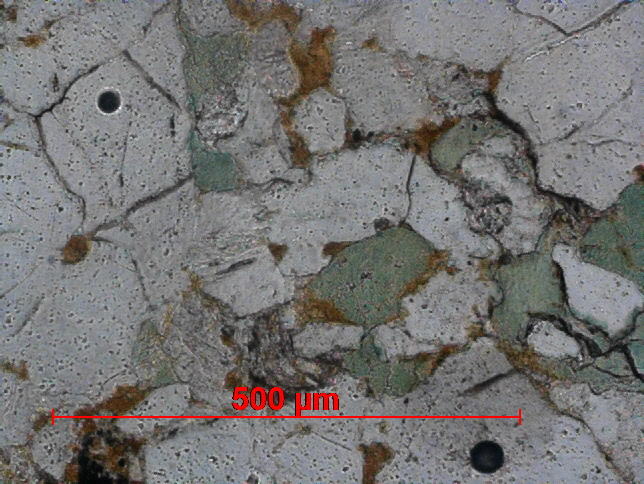
%> input picture dane/skala_20.jpg, 644 x 484 px
$ octave sandstone.m   (GNU Octave 9; MATLAB toolbox functions it lacks are replaced by stand-ins)
%> lines starting %> are read from the running program, lines starting %| are printed output that depends on the picture; in (x1, y1, x2, y2) boxes, pixels count from 0 and x2, y2 are one past the last pixel; in counts of white or black regions, pixels touching at a corner belong together; the program's own positions count from 1; long printed decimals are rounded
close all; clear; clc;

skala=imread("dane/skala_20.jpg");
%> skala is the input picture: size 484x644x3 uint8; mean R, G, B 117, 115.5, 114.5
% 500 mikrometrów - 467 pikseli
% 1 piksel - 500/467 mikrometrów
% 1 piksel = (500/467)*0.001 milimetrów
disp('Obliczone powierzchnie: ');

% GLAUKONIT

%wczytanie obrazu
n1 = imread("dane/1n_00.bmp");
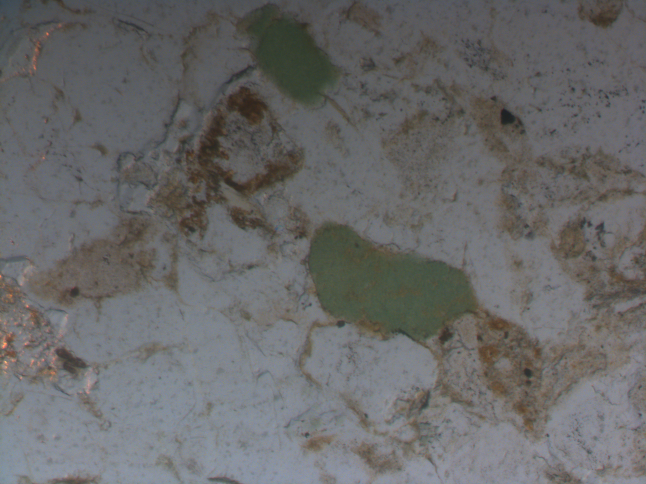
%> input picture dane/1n_00.bmp, 1292 x 968 px (shown at 1/2 size)
%> n1 is the input picture: size 968x1292x3 uint8; mean R, G, B 104.3, 104.3, 104.4

subplot(231); imshow(n1);

%binaryzacja
gl_bin_tmp = (n1(:,:,1)>37) & (n1(:,:,1)<90) & (n1(:,:,2)>52) & (n1(:,:,2)<100) & (n1(:,:,3)>40) & (n1(:,:,3)<80);
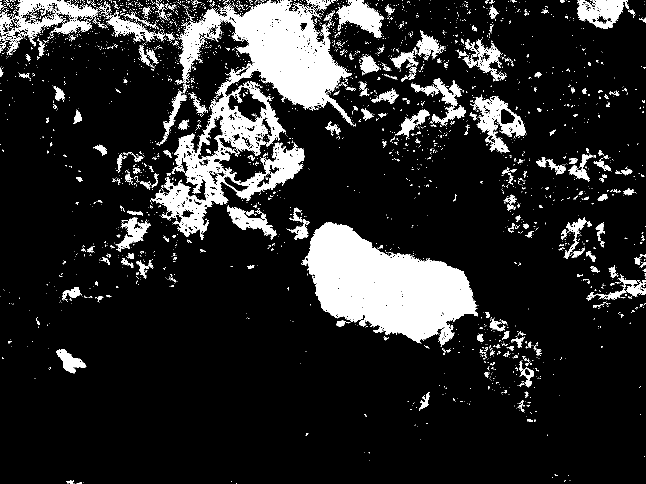
%> gl_bin_tmp: size 968x1292 logical (shown at 1/2 size); 14.1% white; 3871 white regions (3580 under 20 px), largest, box (x1, y1, x2, y2) and area: (300, 0, 706, 479) 60015, (602, 444, 956, 694) 48292, (30, 0, 196, 93) 5425
gl_bin_tmp1 = (n1(:,:,1)<n1(:,:,2)) & (n1(:,:,3)<n1(:,:,2));
%> gl_bin_tmp1: size 968x1292 logical; 19.5% white; 34056 white regions (32727 under 20 px), largest, box (x1, y1, x2, y2) and area: (617, 440, 951, 688) 43302, (482, 8, 688, 234) 21821, (452, 130, 517, 176) 583
gl_bin = gl_bin_tmp & gl_bin_tmp1;
%> gl_bin: size 968x1292 logical; 6.6% white; 5457 white regions (5326 under 20 px), largest, box (x1, y1, x2, y2) and area: (617, 444, 951, 684) 41154, (482, 8, 687, 220) 20319, (452, 130, 517, 172) 384

%przekształcenia morfologiczne
med = medfilt2(gl_bin, [5 5]);
%> med: size 968x1292 logical; 5.4% white; 228 white regions (189 under 20 px), largest, box (x1, y1, x2, y2) and area: (618, 445, 949, 680) 43626, (483, 9, 684, 216) 21548, (453, 145, 499, 171) 266
closed = imclose(med, strel("disk", 8));
%> closed: size 968x1292 logical; 5.8% white; 144 white regions (103 under 20 px), largest, box (x1, y1, x2, y2) and area: (612, 445, 949, 680) 46200, (447, 9, 696, 216) 23378, (36, 0, 109, 41) 708
opened = imopen(closed, strel("disk", 15));
%> opened: size 968x1292 logical; 5.4% white; 2 white regions, box (x1, y1, x2, y2) and area: (617, 448, 947, 679) 45754, (497, 11, 683, 213) 22297
eroded = imerode(opened, strel("disk", 3));
%> eroded: size 968x1292 logical; 5.2% white; 2 white regions, box (x1, y1, x2, y2) and area: (619, 450, 945, 677) 43780, (499, 13, 681, 211) 21006
glaukonit = bwareaopen(eroded,500);

%obliczenie powierzchni
pow_glaukonit = sum(glaukonit(:)) * ((500/467)*0.001)^2;
%> pow_glaukonit = 0.0743
disp(['1. Glaukonit: ', num2str(pow_glaukonit), ' mm2.']);
%| 1. Glaukonit: 0.07427 mm2.

%wyswietlenie konturu
boundary_glaukonit = bwperim(glaukonit, 8);
%> boundary_glaukonit: size 968x1292 logical; 0.15% white in thin lines or dots, all inside (x1, y1, x2, y2) = (499, 13, 945, 677)
boundary_glaukonit = imdilate(boundary_glaukonit, strel('disk', 2));
%> boundary_glaukonit: size 968x1292 logical; 0.58% white; 2 white regions, box (x1, y1, x2, y2) and area: (617, 448, 947, 679) 4394, (497, 11, 683, 213) 2802
subplot(233); imshow(imoverlay(n1, boundary_glaukonit, 'green'));


% WEGLANY

%wczytanie obrazów
nx1 = imread("dane/xn_00.bmp");
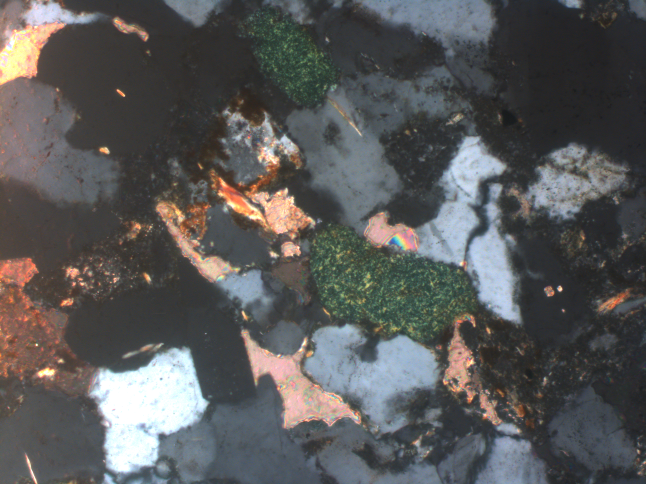
%> input picture dane/xn_00.bmp, 1292 x 968 px (shown at 1/2 size)
%> nx1 is the input picture: size 968x1292x3 uint8; mean R, G, B 89.4, 89.4, 89.4
nx2 = imread("dane/xn_210.bmp");
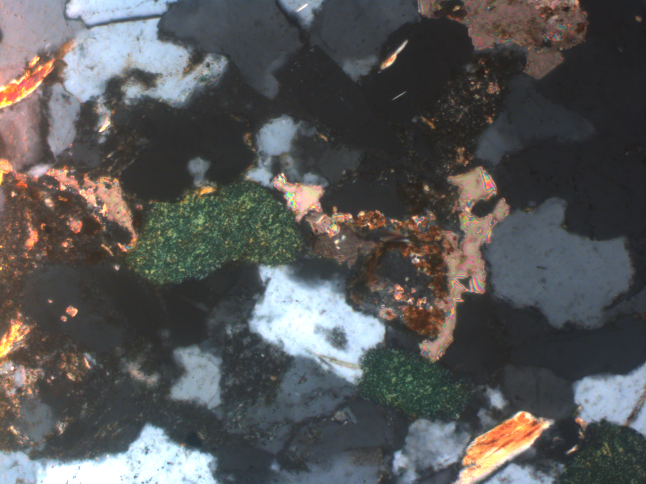
%> input picture dane/xn_210.bmp, 1292 x 968 px (shown at 1/2 size)
%> nx2 is the input picture: size 968x1292x3 uint8; mean R, G, B 86.9, 86.9, 86.9
nx4 = imread("dane/xn_330.bmp");
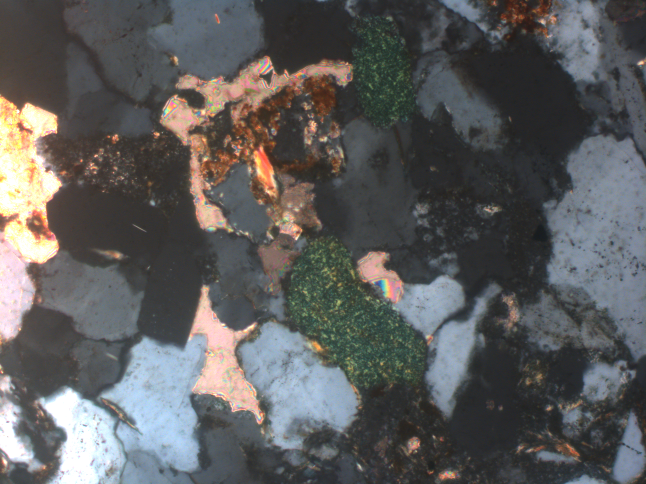
%> input picture dane/xn_330.bmp, 1292 x 968 px (shown at 1/2 size)
%> nx4 is the input picture: size 968x1292x3 uint8; mean R, G, B 93.2, 93.2, 93.1

nx2=imrotate(nx2,-210, 'nearest','crop');
nx4=imrotate(nx4,-330, 'nearest','crop');

subplot(232); imshow(nx1);

%binaryzacja i przekształcenia morfologiczne dla wybranych zdjęć

%nx1
nx1_bin_tmp = (nx1(:,:,1)>150) & (nx1(:,:,2)>110)  & (((nx1(:,:,3)>75) & (nx1(:,:,3)<120)) | ((nx1(:,:,3)>150) & (nx1(:,:,3)<200)));
%> nx1_bin_tmp: size 968x1292 logical; 5.2% white; 2289 white regions (2027 under 20 px), largest, box (x1, y1, x2, y2) and area: (491, 674, 722, 856) 11642, (0, 0, 185, 166) 6905, (435, 355, 589, 468) 4902
nx1_bin_tmp1 = (nx1(:,:,1)>nx1(:,:,2)) & (nx1(:,:,1)-10>nx1(:,:,3));
%> nx1_bin_tmp1: size 968x1292 logical; 16.4% white; 8148 white regions (7860 under 20 px), largest, box (x1, y1, x2, y2) and area: (0, 0, 314, 838) 78120, (306, 216, 633, 588) 39487, (480, 656, 735, 860) 16571
nx1_bin = nx1_bin_tmp & nx1_bin_tmp1;
%> nx1_bin: size 968x1292 logical; 3.2% white; 1372 white regions (1204 under 20 px), largest, box (x1, y1, x2, y2) and area: (491, 674, 722, 856) 10400, (435, 355, 589, 468) 4762, (24, 40, 129, 150) 3447

nx1_bin = imclose(nx1_bin, strel('disk', 3));
%> nx1_bin: size 968x1292 logical; 4.9% white; 371 white regions (276 under 20 px), largest, box (x1, y1, x2, y2) and area: (483, 660, 722, 856) 14950, (435, 355, 631, 480) 8712, (0, 23, 133, 186) 8066
nx1_bin = medfilt2(nx1_bin, [15 15]);
%> nx1_bin: size 968x1292 logical; 4.3% white; 32 white regions (4 under 20 px), largest, box (x1, y1, x2, y2) and area: (487, 667, 719, 855) 14992, (437, 362, 624, 476) 9010, (0, 35, 127, 174) 7911
nx1_bin = imclose(nx1_bin, strel('disk', 17));
%> nx1_bin: size 968x1292 logical; 4.6% white; 24 white regions (1 under 20 px), largest, box (x1, y1, x2, y2) and area: (487, 667, 719, 855) 15220, (437, 362, 624, 512) 10595, (0, 35, 127, 174) 8868

%nx2
nx2_bin = (nx2(:,:,1)>110) & (nx2(:,:,2)>180) & (nx2(:,:,3)>120) & (nx2(:,:,3)<190);
%> nx2_bin: size 968x1292 logical; 0.48% white; 538 white regions (496 under 20 px), largest, box (x1, y1, x2, y2) and area: (598, 555, 669, 621) 1648, (995, 773, 1016, 815) 285, (1110, 918, 1136, 947) 248
nx2_bin = medfilt2(nx2_bin, [7 7]);
%> nx2_bin: size 968x1292 logical; 0.27% white; 29 white regions (11 under 20 px), largest, box (x1, y1, x2, y2) and area: (599, 557, 665, 619) 1737, (996, 776, 1016, 814) 291, (1111, 922, 1132, 941) 211
nx2_bin = imclose(nx2_bin, strel('disk', 15));
%> nx2_bin: size 968x1292 logical; 0.39% white; 18 white regions (7 under 20 px), largest, box (x1, y1, x2, y2) and area: (599, 557, 666, 638) 2634, (957, 735, 1016, 814) 988, (1257, 618, 1281, 648) 399
nx2_bin = medfilt2(nx2_bin, [3 3]);
%> nx2_bin: size 968x1292 logical; 0.39% white; 17 white regions (6 under 20 px), largest, box (x1, y1, x2, y2) and area: (599, 557, 666, 638) 2630, (957, 735, 1016, 813) 985, (1257, 618, 1280, 648) 397
nx2_bin = imdilate(nx2_bin, strel('disk', 9));
%> nx2_bin: size 968x1292 logical; 1.3% white; 16 white regions, largest, box (x1, y1, x2, y2) and area: (591, 549, 674, 646) 4846, (949, 727, 1024, 821) 3193, (1249, 610, 1288, 656) 1309
nx2_bin = imerode(nx2_bin, strel('disk', 7));
%> nx2_bin: size 968x1292 logical; 0.55% white; 17 white regions (1 under 20 px), largest, box (x1, y1, x2, y2) and area: (597, 555, 668, 640) 3123, (955, 733, 1018, 815) 1479, (1255, 616, 1282, 650) 577

%nx4
nx4_bin_tmp = (nx4(:,:,1)>100) & (nx4(:,:,2)>115) & (nx4(:,:,2)<210) & (nx4(:,:,3)>90) & (nx4(:,:,3)<200);
%> nx4_bin_tmp: size 968x1292 logical; 13.8% white; 1497 white regions (1326 under 20 px), largest, box (x1, y1, x2, y2) and area: (996, 0, 1292, 346) 50322, (412, 663, 880, 968) 39299, (725, 416, 1037, 657) 25955
nx4_bin_tmp1 = (nx4(:,:,1)>=nx4(:,:,3));
%> nx4_bin_tmp1: size 968x1292 logical; 53.9% white; 5491 black regions (5210 under 20 px), largest, box (x1, y1, x2, y2) and area: (0, 0, 1292, 968) 537968, (132, 403, 239, 510) 3965, (22, 389, 135, 491) 3647
nx4_bin_tmp2 = (nx4(:,:,1)>200) & (nx4(:,:,2)>245);
%> nx4_bin_tmp2: size 968x1292 logical; 1.3% white; 121 white regions (112 under 20 px), largest, box (x1, y1, x2, y2) and area: (0, 609, 192, 814) 12918, (0, 538, 74, 604) 2104, (42, 606, 84, 643) 567
nx4_bin = (nx4_bin_tmp & nx4_bin_tmp1) | nx4_bin_tmp2;
%> nx4_bin: size 968x1292 logical; 6% white; 1638 white regions (1519 under 20 px), largest, box (x1, y1, x2, y2) and area: (0, 530, 212, 968) 22668, (233, 148, 530, 582) 21226, (481, 674, 722, 876) 11148

nx4_bin = medfilt2(nx4_bin, [7 7]);
%> nx4_bin: size 968x1292 logical; 5.8% white; 103 white regions (42 under 20 px), largest, box (x1, y1, x2, y2) and area: (0, 531, 206, 905) 24337, (234, 153, 529, 581) 21989, (482, 676, 721, 875) 12064
nx4_bin = imclose(nx4_bin, strel('disk', 9));
%> nx4_bin: size 968x1292 logical; 6.5% white; 65 white regions (22 under 20 px), largest, box (x1, y1, x2, y2) and area: (0, 531, 220, 912) 28121, (234, 153, 529, 581) 25445, (482, 676, 752, 878) 13868
nx4_bin = imopen(nx4_bin, strel('disk', 5));
%> nx4_bin: size 968x1292 logical; 6.2% white; 19 white regions, largest, box (x1, y1, x2, y2) and area: (0, 531, 197, 822) 27213, (235, 154, 528, 581) 25233, (546, 696, 721, 875) 10432
nx4_bin = bwareaopen(nx4_bin, 200);

%dopasowanie masek
nx2_bin = circshift(nx2_bin,[-32, -55]);
%> nx2_bin: size 968x1292 logical; 0.55% white; 17 white regions (1 under 20 px), largest, box (x1, y1, x2, y2) and area: (542, 523, 613, 608) 3123, (900, 701, 963, 783) 1479, (1200, 584, 1227, 618) 577
nx4_bin = circshift(nx4_bin, [-12, 4]);
%> nx4_bin: size 968x1292 logical; 6.1% white; 12 white regions, largest, box (x1, y1, x2, y2) and area: (4, 519, 201, 810) 27213, (239, 142, 532, 569) 25233, (550, 684, 725, 863) 10432

weglany = nx1_bin | nx2_bin | nx4_bin;
%> weglany: size 968x1292 logical; 9% white; 30 white regions (2 under 20 px), largest, box (x1, y1, x2, y2) and area: (0, 519, 201, 810) 27340, (239, 142, 532, 569) 26182, (486, 664, 725, 863) 17477

weglany = bwareaopen(weglany, 100);

%obliczenie powierzchni
pow_weglany = sum(weglany(:)) * ((500/467)*0.001)^2;
%> pow_weglany = 0.129
disp(['2. Węglany: ', num2str(pow_weglany), ' mm2.']);
%| 2. Węglany: 0.1293 mm2.

%wyswietlenie konturu
boundary_weglany=bwperim(weglany, 8);
%> boundary_weglany: size 968x1292 logical; 0.72% white in thin lines or dots, all inside (x1, y1, x2, y2) = (0, 35, 1237, 910)
boundary_weglany = imdilate(boundary_weglany, strel('disk', 2));
%> boundary_weglany: size 968x1292 logical; 2.7% white; 23 white regions, largest, box (x1, y1, x2, y2) and area: (237, 140, 534, 571) 8331, (0, 517, 203, 812) 4805, (484, 662, 727, 865) 4099
subplot(234); imshow(imoverlay(nx1, boundary_weglany, 'magenta'));


% KWARC

%wczytanie obrazow
nx1 = imread("dane/xn_00.bmp");
nx2 = imread("dane/xn_210.bmp");
nx3 = imread("dane/xn_300.bmp");
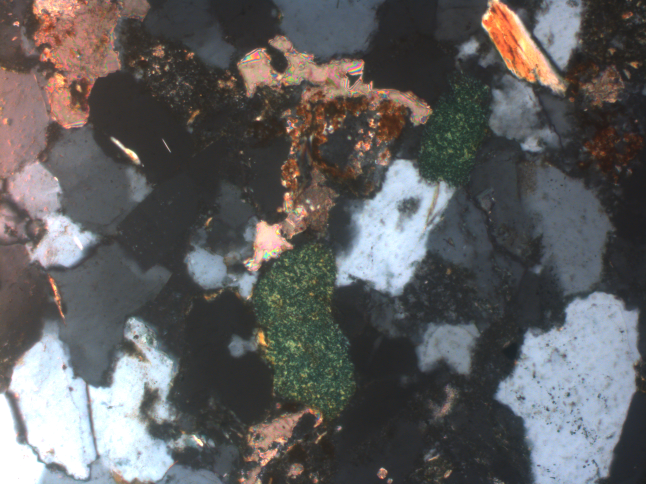
%> input picture dane/xn_300.bmp, 1292 x 968 px (shown at 1/2 size)
%> nx3 is the input picture: size 968x1292x3 uint8; mean R, G, B 95.9, 95, 95.4

nx2=imrotate(nx2,-210, 'nearest','crop');
nx3=imrotate(nx3,-300, 'nearest','crop');

%binaryzacja i przekształcenia morfologiczne dla wybranych zdjęć

%nx1
nx1_bin1 = (nx1(:,:,1)>105) & (nx1(:,:,2)>110) & (nx1(:,:,3)>150);
%> nx1_bin1: size 968x1292 logical; 12.4% white; 966 white regions (882 under 20 px), largest, box (x1, y1, x2, y2) and area: (491, 648, 877, 864) 38869, (177, 694, 418, 962) 36998, (831, 273, 1010, 532) 18577
nx1_bin2 = nx1(:,:,1)<= nx1(:,:,3);
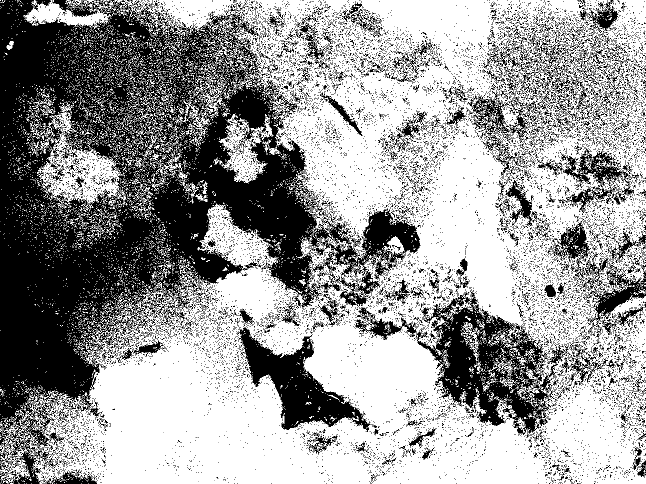
%> nx1_bin2: size 968x1292 logical (shown at 1/2 size); 60.6% white; 13324 black regions (12550 under 20 px), largest, box (x1, y1, x2, y2) and area: (0, 0, 841, 968) 305080, (711, 578, 1109, 876) 35490, (474, 617, 741, 864) 19675
nx1_bin3 = (nx1(:,:,1)>80) & (nx1(:,:,1)<140) & (nx1(:,:,2)>80) & (nx1(:,:,2)<137) & (nx1(:,:,3)>90) & (nx1(:,:,3)<150);

nx1_bin4 = (nx1(:,:,1)>59) & (nx1(:,:,1)<90) & (nx1(:,:,2)>59) & (nx1(:,:,2)<95) & (nx1(:,:,3)>70) & (nx1(:,:,3)<100);
nx1_bin4 = imopen(nx1_bin4, strel('disk', 1));
nx1_bin4 = medfilt2(nx1_bin4, [3 3]);

nx1_bin = (nx1_bin1 & nx1_bin2) | nx1_bin3 | nx1_bin4;

nx1_bin = medfilt2(nx1_bin, [11 11]);
nx1_bin = bwareaopen(nx1_bin, 100);
nx1_bin = imclose(nx1_bin, strel('disk', 3));
nx1_bin = imerode(nx1_bin, strel('disk', 3));
nx1_bin = bwareaopen(nx1_bin, 100);
nx1_bin = imclose(nx1_bin, strel('disk', 9));
nx1_bin = imdilate(nx1_bin, strel('disk', 3));

%nx2
nx2_bin = (nx2(:,:,1)>75) & (nx2(:,:,1)< 95) & (nx2(:,:,2)>83) & (nx2(:,:,2)<103) & (nx2(:,:,3)>95) & (nx2(:,:,3)<133);

nx2_bin = medfilt2(nx2_bin, [5 5]);
nx2_bin = medfilt2(nx2_bin, [7 7]);
nx2_bin = imclose(nx2_bin, strel('disk', 11));
nx2_bin = bwareaopen(nx2_bin, 100);
nx2_bin = imdilate(nx2_bin, strel('disk', 13));

%nx3
nx3_bin1 = (nx3(:,:,1)>120) & (nx3(:,:,1)<230) & (nx3(:,:,2)>140) & (nx3(:,:,2)<250) & (nx3(:,:,3)>155) & (nx3(:,:,3)<256);
nx3_bin2 = nx3(:,:,3)>nx3(:,:,1)-10;

nx3_bin = nx3_bin1 & nx3_bin2;
nx3_bin = medfilt2(nx3_bin, [3 3]);
nx3_bin = medfilt2(nx3_bin, [5 5]);
nx3_bin = medfilt2(nx3_bin, [7 7]);
nx3_bin = imclose(nx3_bin, strel('disk', 15));
nx3_bin = imclose(nx3_bin, strel('disk', 15));
nx3_bin = imdilate(nx3_bin, strel('disk', 5));
nx3_bin = imopen(nx3_bin, strel('disk', 7));


%dopasowanie masek
nx2_bin = circshift(nx2_bin,[-28, -50]);
nx3_bin = circshift(nx3_bin, [-30, -10]);

kwarc = nx1_bin | nx2_bin | nx3_bin;

kwarc = bwareaopen(kwarc, 100);
kwarc = kwarc & (~glaukonit) & (~weglany);

%obliczenie powierzchni
pow_kwarc = sum(kwarc(:)) * ((500/467)*0.001)^2;
%> pow_kwarc = 0.654
disp(['3. Kwarc: ', num2str(pow_kwarc), ' mm2.']);
%| 3. Kwarc: 0.6535 mm2.

%wyswietlenie konturu
boundary_kwarc=bwperim(kwarc, 8);
boundary_kwarc = imdilate(boundary_kwarc, strel('disk', 2));
subplot(235); imshow(imoverlay(nx1, boundary_kwarc, 'cyan'));

%wyswietlenie złączonych obrazów logicznych

subplot(236); imshow(imoverlay(imoverlay(imoverlay(zeros(size(glaukonit)), glaukonit, [0.4660 0.6740 0.1880]), weglany, [0.4940 0.1840 0.5560]), kwarc, [0.3010 0.7450 0.9330]));
